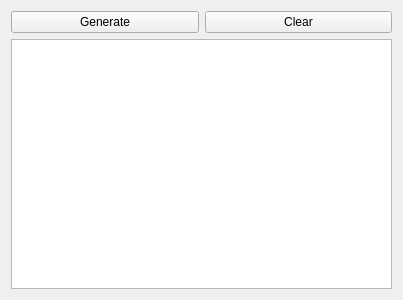
<?xml version="1.0" encoding="UTF-8"?>
<ui version="4.0">
 <class>GenerateCode</class>
 <widget class="QWidget" name="GenerateCode">
  <property name="geometry">
   <rect>
    <x>0</x>
    <y>0</y>
    <width>403</width>
    <height>300</height>
   </rect>
  </property>
  <property name="windowTitle">
   <string>GenerateCode</string>
  </property>
  <layout class="QVBoxLayout" name="verticalLayout_5">
   <item>
    <layout class="QHBoxLayout" name="horizontalLayout_3">
     <item>
      <widget class="QPushButton" name="pushButton_Generate">
       <property name="text">
        <string>Generate</string>
       </property>
      </widget>
     </item>
     <item>
      <widget class="QPushButton" name="pushButton_Clear">
       <property name="text">
        <string>Clear</string>
       </property>
      </widget>
     </item>
    </layout>
   </item>
   <item>
    <layout class="QVBoxLayout" name="verticalLayout_4">
     <item>
      <widget class="QTextEdit" name="textOutput"/>
     </item>
    </layout>
   </item>
  </layout>
 </widget>
 <resources/>
 <connections>
  <connection>
   <sender>pushButton_Clear</sender>
   <signal>clicked()</signal>
   <receiver>textOutput</receiver>
   <slot>clear()</slot>
   <hints>
    <hint type="sourcelabel">
     <x>295</x>
     <y>21</y>
    </hint>
    <hint type="destinationlabel">
     <x>294</x>
     <y>101</y>
    </hint>
   </hints>
  </connection>
  <connection>
   <sender>pushButton_Generate</sender>
   <signal>clicked()</signal>
   <receiver>textOutput</receiver>
   <slot>setModified()</slot>
   <hints>
    <hint type="sourcelabel">
     <x>130</x>
     <y>28</y>
    </hint>
    <hint type="destinationlabel">
     <x>138</x>
     <y>85</y>
    </hint>
   </hints>
  </connection>
 </connections>
</ui>
